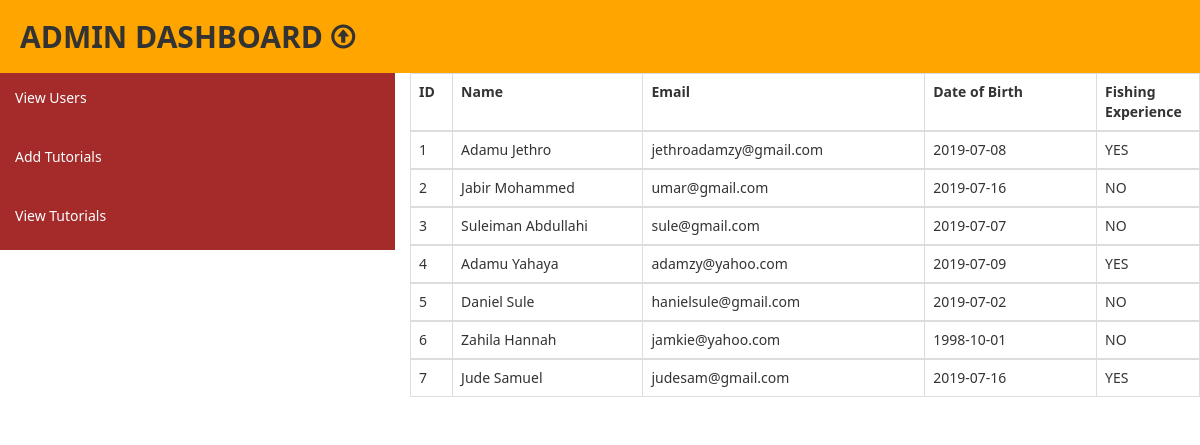
/admin/admin_dashboard.php, run on the app's committed database.
### tables this page shows
CREATE TABLE `users` (
  `id` int(11) NOT NULL auto_increment,
  `firstname` varchar(100) NOT NULL,
  `surname` varchar(100) NOT NULL,
  `email` varchar(100) NOT NULL,
  `dob` date NOT NULL,
  `f_idea` varchar(10) NOT NULL,
  `password` varchar(11) NOT NULL,
  PRIMARY KEY  (`id`)
);

### admin/admin_dashboard.php (the view, shortened to what this page needs)
<!DOCTYPE html>
<html>
<head>
	<link rel="stylesheet" type="text/css" href="../css/admin.css">
	<link rel="stylesheet" href="../bootstrap-3.3.7-dist/css/bootstrap.min.css">
</head>
<body>
	<div class="nav">
		<h2>ADMIN DASHBOARD <i class="glyphicon glyphicon-upload" style="font-size: 25px;"></i></h2>
	</div>
	<section id="right_bar">
		<div class="row">
			<div class="col-md-4">
				<p><a href="admin_dashboard.php">View Users</a></p>
				<p><a href="add_tutors.php">Add Tutorials</a></p>
				<p><a href="view_tutors.php">View Tutorials</a></p>
			</div>
			<div class="col-md-8">
				<table class="table table-bordered">
					<thead>
					<tr>
						<td><b>ID</b></td>
						<td><b>Name</b></td>
						<td><b>Email</b></td>
						<td><b>Date of Birth</b></td>
						<td><b>Fishing Experience</b></td>
					</tr>
				</thead>
				<?php
				include("../db_connection.php");
				$sql = "SELECT * FROM users";
				$query = mysqli_query($dbcon,$sql);
				while ($run = mysqli_fetch_assoc($query)) {
					echo "<tbody>
						<tr>
						<td width='1%'>".$run['id']."</td>
						<td width='10%'>".$run['firstname']." ".$run['surname']."</td>
						<td width='10%'>".$run['email']."</td>
						<td width='10%'>".$run['dob']."</td>
						<td width='1%'>".$run['f_idea']."</td>
						</tr>";
				 ?>
				<?php } ?>
	</table>
			</div>
		</div>
	</section>
</body>
</html>

### css/admin.css (style rules this page uses)
* { font: 14px "Segoe UI" , Tahoma, Verdana, Tahoma, Arial, "Helvetica Neue" , Helvetica, Sans-Serif; }
.nav { background-color: orange; padding-bottom: 10px; }
.nav h2 { font-weight: 600; padding-left: 20px; }
#right_bar .col-md-4 { background-color: brown; }
#right_bar .col-md-4 p { color: #fff; padding: 15px; }
#right_bar .col-md-4 a { color: #fff; text-decoration: none; }

### data on the page
users: id "1", firstname "Adamu", surname "Jethro", email "jethroadamzy@gmail.com", dob "2019-07-08", f_idea "YES"
users: id "2", firstname "Jabir", surname "Mohammed", email "umar@gmail.com", dob "2019-07-16", f_idea "NO"
users: id "3", firstname "Suleiman", surname "Abdullahi", email "sule@gmail.com", dob "2019-07-07", f_idea "NO"
users: id "4", firstname "Adamu", surname "Yahaya", email "adamzy@yahoo.com", dob "2019-07-09", f_idea "YES"
users: id "5", firstname "Daniel", surname "Sule", email "hanielsule@gmail.com", dob "2019-07-02", f_idea "NO"
users: id "6", firstname "Zahila", surname "Hannah", email "jamkie@yahoo.com", dob "1998-10-01", f_idea "NO"
users: id "7", firstname "Jude", surname "Samuel", email "judesam@gmail.com", dob "2019-07-16", f_idea "YES"
